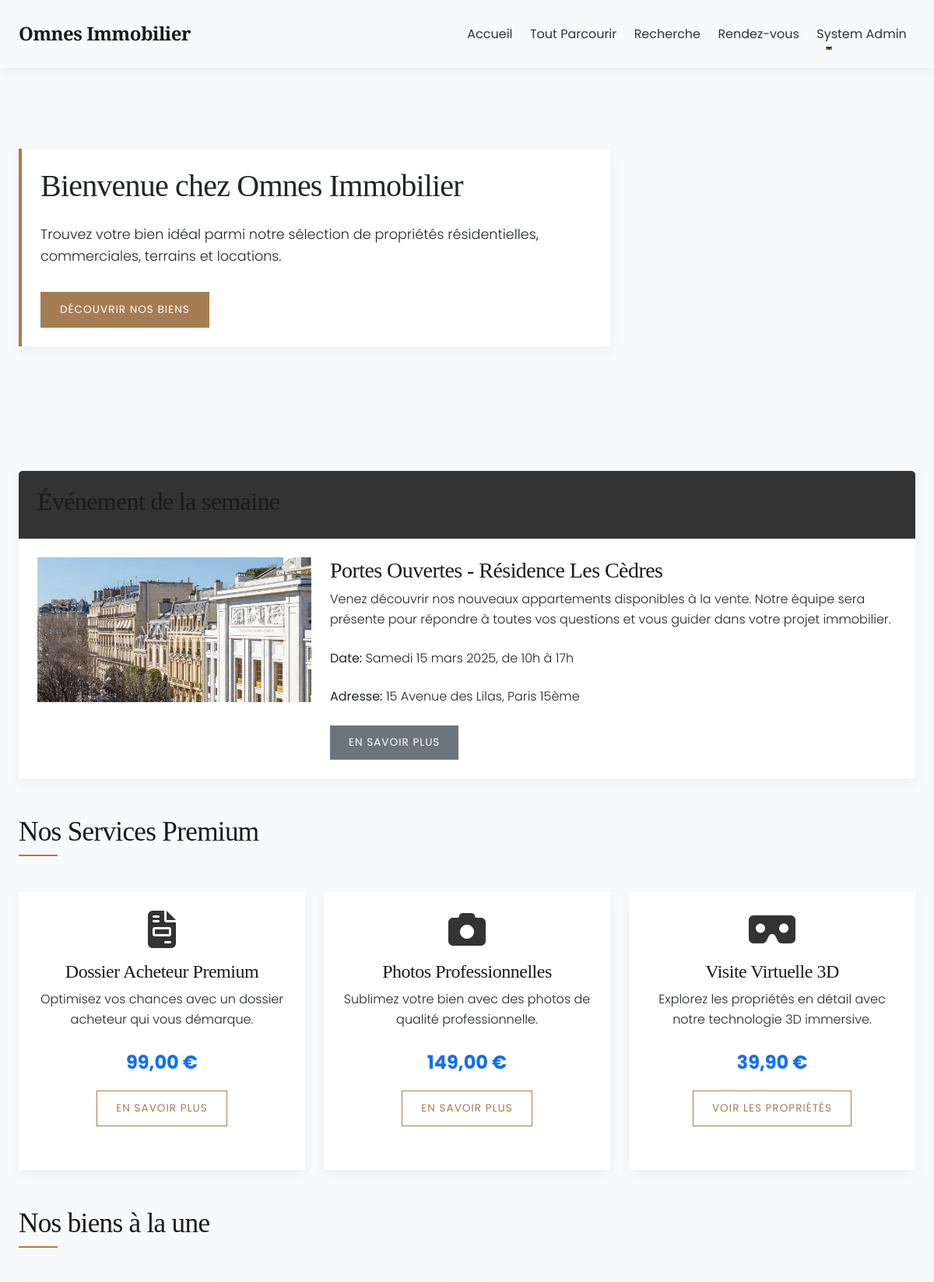
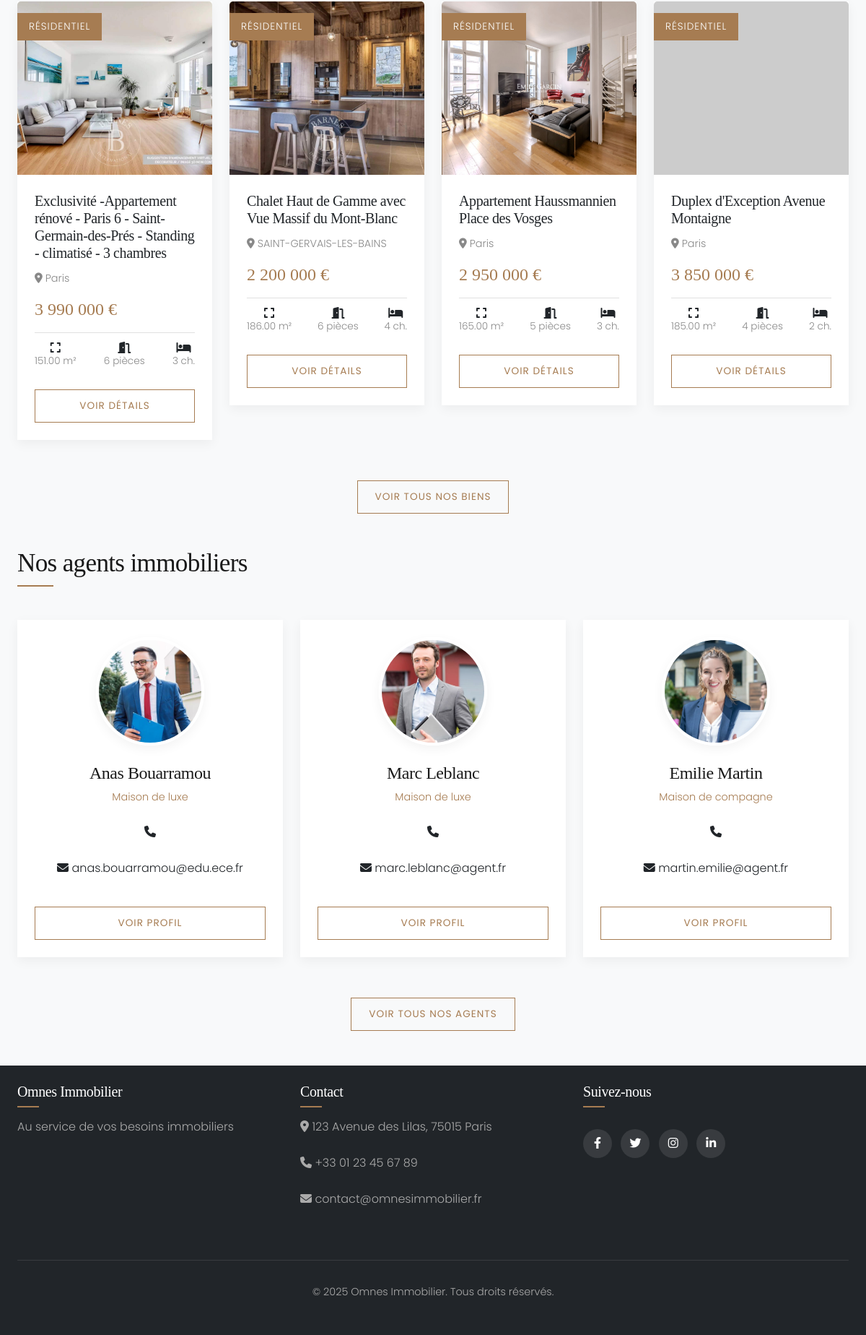
The app's page /index.php (signed in) with its own data (2 pictures, top to bottom).
### tables this page shows
CREATE TABLE `Propriete` (
  `id_propriete` int NOT NULL,
  `titre` varchar(255) NOT NULL,
  `description` text,
  `prix` decimal(10,2) NOT NULL,
  `surface` decimal(10,2) DEFAULT NULL,
  `nb_pieces` int DEFAULT NULL,
  `nb_chambres` int DEFAULT NULL,
  `nb_salles_bain` int DEFAULT NULL,
  `etage` int DEFAULT NULL,
  `balcon` tinyint(1) DEFAULT '0',
  `parking` tinyint(1) DEFAULT '0',
  `ascenseur` tinyint(1) DEFAULT '0',
  `adresse` varchar(255) NOT NULL,
  `ville` varchar(100) NOT NULL,
  `code_postal` varchar(20) NOT NULL,
  `pays` varchar(50) NOT NULL,
  `statut` enum('disponible','vendu','loué') DEFAULT 'disponible',
  `type_propriete` enum('résidentiel','commercial','terrain','location') NOT NULL,
  `date_ajout` datetime DEFAULT CURRENT_TIMESTAMP,
  `id_agent` int NOT NULL
);

CREATE TABLE `Media` (
  `id_media` int NOT NULL,
  `id_propriete` int NOT NULL,
  `type` enum('photo','video') NOT NULL,
  `url_path` varchar(255) NOT NULL,
  `est_principale` tinyint(1) DEFAULT '0',
  `titre` varchar(255) DEFAULT NULL
);

CREATE TABLE `Agent_Immobilier` (
  `id_agent` int NOT NULL,
  `id_utilisateur` int NOT NULL,
  `specialite` varchar(100) DEFAULT NULL,
  `biographie` text,
  `cv_path` varchar(255) DEFAULT NULL,
  `photo_path` varchar(255) DEFAULT NULL
);

CREATE TABLE `Utilisateur` (
  `id_utilisateur` int NOT NULL,
  `email` varchar(100) NOT NULL,
  `mot_de_passe` varchar(255) NOT NULL,
  `nom` varchar(50) NOT NULL,
  `prenom` varchar(50) NOT NULL,
  `telephone` varchar(20) DEFAULT NULL,
  `date_inscription` datetime DEFAULT CURRENT_TIMESTAMP,
  `type_utilisateur` enum('client','agent','admin') NOT NULL,
  `statut` enum('actif','inactif') DEFAULT 'actif'
);

### config/init.php (called while the page is built, shortened)
<?php
require_once BASE_PATH . 'config/database.php';
spl_autoload_register(function($class_name) {
    $class_file = BASE_PATH . 'classes/' . $class_name . '.php';
});
function format_price($price) {
    return number_format($price, 0, ',', ' ') . ' €';
}

### classes/database.php (called while the page is built, shortened)
<?php
class Database {
    private $dbh;
    private $stmt;
    public function __construct() {
        $this->host = DB_HOST;
        $this->port = DB_PORT;
        $this->user = DB_USER;
        $this->pass = DB_PASS;
        $this->dbname = DB_NAME;
        $dsn = 'mysql:host=' . $this->host . ';port=' . $this->port . ';dbname=' . $this->dbname . ';charset=utf8mb4';
        $options = array(
            PDO::ATTR_PERSISTENT => true,
            PDO::ATTR_ERRMODE => PDO::ERRMODE_EXCEPTION,
            PDO::ATTR_DEFAULT_FETCH_MODE => PDO::FETCH_OBJ
        );
        try {
            $this->dbh = new PDO($dsn, $this->user, $this->pass, $options);
        } catch(PDOException $e) {
            $this->error = $e->getMessage();
            error_log("Erreur de connexion à la base de données : " . $this->error);
            throw new Exception("Erreur de connexion à la base de données");
        }
    }
    public function query($query) {
        $this->stmt = $this->dbh->prepare($query);
    }
    public function bind($param, $value, $type = null) {
        if (is_null($type)) {
            switch (true) {
                case is_int($value):
                    $type = PDO::PARAM_INT;
                    break;
            }
        }
        $this->stmt->bindValue($param, $value, $type);
    }
    public function execute() {
        try {
            return $this->stmt->execute();
        } catch(PDOException $e) {
            $this->error = $e->getMessage();
            error_log("Erreur d'exécution de requête : " . $this->error);
            return false;
        }
    }
    public function resultSet() {
        $this->execute();
        return $this->stmt->fetchAll();
    }
}
?>

### classes/Property.php (called while the page is built, shortened)
<?php
class Property {
    private $db;
    public function __construct() {
        $this->db = new Database();
    }
    public function getAllProperties() {
        $this->db->query('SELECT * FROM Propriete ORDER BY date_ajout DESC');
        return $this->db->resultSet();
    }
    public function getMedia($id_propriete) {
        $this->db->query('SELECT * FROM Media WHERE id_propriete = :id_propriete');
        $this->db->bind(':id_propriete', $id_propriete);
        return $this->db->resultSet();
    }
}
?>

### classes/Agent.php (called while the page is built, shortened)
<?php
class Agent {
    private $db;
    public function __construct() {
        $this->db = new Database();
    }
    public function getAllAgents() {
        try {
            $this->db->query('SELECT a.*, u.nom, u.prenom, u.email, u.telephone
                            FROM Agent_Immobilier a
                            INNER JOIN Utilisateur u ON a.id_utilisateur = u.id_utilisateur
                            ORDER BY u.nom, u.prenom');
            return $this->db->resultSet();
        } catch (Exception $e) {
            error_log("Exception lors de la récupération de tous les agents: " . $e->getMessage());
            return [];
        }
    }
}
?>

### index.php (the view, shortened to what this page needs)
<?php
require_once BASE_PATH . 'config/init.php';
include BASE_PATH . 'includes/header.php';
require_once BASE_PATH . 'classes/Property.php';
require_once BASE_PATH . 'classes/Agent.php';
$property = new Property();
$agent = new Agent();
$featured_properties = $property->getAllProperties();
$agents = $agent->getAllAgents();
?>
<section class="hero-section">
    <div class="row">
        <div class="col-md-8" data-aos="fade-right">
            <div class="card bg-light">
                <div class="card-body hero-content">
                    <h1 class="card-title">Bienvenue chez Omnes Immobilier</h1>
                    <p class="card-text">Trouvez votre bien idéal parmi notre sélection de propriétés résidentielles, commerciales, terrains et locations.</p>
                    <a href="properties.php" class="btn btn-primary">Découvrir nos biens</a>
                </div>
            </div>
        </div>
    </div>
</section>
<section class="event-section mt-5" data-aos="fade-up">
    <div class="card">
        <div class="card-header bg-primary text-white">
            <h2>Événement de la semaine</h2>
        </div>
        <div class="card-body">
            <div class="row">
                <div class="col-md-4">
                    <img src="/omnes-immobilier/assets/img/banners/event-banner.jpg" alt="Événement" class="img-fluid" onerror="this.src='https://via.placeholder.com/300x200?text=Événement'">
                </div>
                <div class="col-md-8">
                    <h3>Portes Ouvertes - Résidence Les Cèdres</h3>
                    <p>Venez découvrir nos nouveaux appartements disponibles à la vente. Notre équipe sera présente pour répondre à toutes vos questions et vous guider dans votre projet immobilier.</p>
                    <p><strong>Date:</strong> Samedi 15 mars 2025, de 10h à 17h</p>
                    <p><strong>Adresse:</strong> 15 Avenue des Lilas, Paris 15ème</p>
                    <a href="#" class="btn btn-secondary">En savoir plus</a>
                </div>
            </div>
        </div>
    </div>
</section>
<section class="services-section mt-5">
    <h2 class="section-title" data-aos="fade-up">Nos Services Premium</h2>
    <div class="row mt-3">
        <div class="col-md-4" data-aos="fade-up">
            <div class="card service-card h-100">
                <div class="card-body text-center">
                    <i class="fas fa-file-invoice fa-3x text-primary mb-3"></i>
                    <h4>Dossier Acheteur Premium</h4>
                    <p>Optimisez vos chances avec un dossier acheteur qui vous démarque.</p>
                    <p class="service-price">99,00 €</p>
                    <a href="/omnes-immobilier/account-services.php" class="btn btn-outline-primary">En savoir plus</a>
                </div>
            </div>
        </div>
        <div class="col-md-4" data-aos="fade-up" data-aos-delay="100">
            <div class="card service-card h-100">
                <div class="card-body text-center">
                    <i class="fas fa-camera fa-3x text-primary mb-3"></i>
                    <h4>Photos Professionnelles</h4>
                    <p>Sublimez votre bien avec des photos de qualité professionnelle.</p>
                    <p class="service-price">149,00 €</p>
                    <a href="/omnes-immobilier/account-services.php" class="btn btn-outline-primary">En savoir plus</a>
                </div>
            </div>
        </div>
        <div class="col-md-4" data-aos="fade-up" data-aos-delay="200">
            <div class="card service-card h-100">
                <div class="card-body text-center">
                    <i class="fas fa-vr-cardboard fa-3x text-primary mb-3"></i>
                    <h4>Visite Virtuelle 3D</h4>
                    <p>Explorez les propriétés en détail avec notre technologie 3D immersive.</p>
                    <p class="service-price">39,90 €</p>
                    <a href="/omnes-immobilier/properties.php" class="btn btn-outline-primary">Voir les propriétés</a>
                </div>
            </div>
        </div>
    </div>
</section>
<section class="featured-properties mt-5">
    <h2 class="section-title" data-aos="fade-up">Nos biens à la une</h2>
    <div class="row mt-3">
        <?php if (!empty($featured_properties)) : ?>
            <?php foreach ($featured_properties as $index => $prop) : ?>
                <div class="col-md-3" data-aos="fade-up" data-aos-delay="<?php echo $index * 100; ?>">
                    <div class="card property-card">
                        <?php
                        $medias = $property->getMedia($prop->id_propriete);
                        $image_path = !empty($medias) && isset($medias[0]->url_path) ? $medias[0]->url_path : '/omnes-immobilier/assets/img/properties/default.jpg';
                        ?>
                        <img src="<?php echo $image_path; ?>" class="card-img-top" alt="<?php echo $prop->titre; ?>" onerror="this.src='https://via.placeholder.com/300x200?text=Propriété'">
                        <?php if ($prop->type_propriete) : ?>
                            <div class="property-tag"><?php echo ucfirst($prop->type_propriete); ?></div>
                        <?php endif; ?>
                        <div class="card-body">
                            <h5 class="card-title"><?php echo $prop->titre; ?></h5>
                            <p class="property-location"><i class="fas fa-map-marker-alt"></i> <?php echo $prop->ville; ?></p>
                            <?php if ($prop->type_propriete !== 'location') : ?>
                                <p class="property-price"><?php echo format_price($prop->prix); ?></p>
                            <?php else : ?>
                                <p class="property-price"><?php echo format_price($prop->prix); ?>/mois</p>
                            <?php endif; ?>
                            <div class="property-features">
                                <div class="property-feature">
                                    <i class="fas fa-expand"></i>
                                    <span><?php echo $prop->surface; ?> m²</span>
                                </div>
                                <div class="property-feature">
                                    <i class="fas fa-door-open"></i>
                                    <span><?php echo $prop->nb_pieces; ?> pièces</span>
                                </div>
                                <div class="property-feature">
                                    <i class="fas fa-bed"></i>
                                    <span><?php echo $prop->nb_chambres; ?> ch.</span>
                                </div>
                            </div>
                            <a href="property-detail.php?id=<?php echo $prop->id_propriete; ?>" class="btn btn-outline-primary w-100 mt-3">Voir détails</a>
                        </div>
                    </div>
                </div>
            <?php endforeach; ?>
        <?php endif; ?>
    </div>
    <div class="text-center mt-4" data-aos="fade-up">
        <a href="properties.php" class="btn btn-outline-primary">Voir tous nos biens</a>
    </div>
</section>
<section class="featured-agents mt-5">
    <h2 class="section-title" data-aos="fade-up">Nos agents immobiliers</h2>
    <div class="row mt-3">
        <?php if (!empty($agents)) : ?>
            <?php foreach ($agents as $index => $agent_item) : ?>
                <div class="col-md-4" data-aos="fade-up" data-aos-delay="<?php echo $index * 100; ?>">
                    <div class="card agent-card">
                        <div class="card-body">
                            <?php if ($agent_item->photo_path) : ?>
                                <img src="<?php echo $agent_item->photo_path; ?>" class="agent-img" alt="<?php echo $agent_item->prenom . ' ' . $agent_item->nom; ?>" onerror="this.src='https://via.placeholder.com/150x150?text=Agent'">
                            <?php else : ?>
                                <img src="/omnes-immobilier/assets/img/agents/default.jpg" class="agent-img" alt="<?php echo $agent_item->prenom . ' ' . $agent_item->nom; ?>" onerror="this.src='https://via.placeholder.com/150x150?text=Agent'">
                            <?php endif; ?>
                            <h4 class="agent-name"><?php echo $agent_item->prenom . ' ' . $agent_item->nom; ?></h4>
                            <p class="agent-title"><?php echo $agent_item->specialite; ?></p>
                            <div class="agent-contact">
                                <p><i class="fas fa-phone"></i> <?php echo $agent_item->telephone; ?></p>
                                <p><i class="fas fa-envelope"></i> <?php echo $agent_item->email; ?></p>
                            </div>
                            <a href="agent-profile.php?id=<?php echo $agent_item->id_agent; ?>" class="btn btn-outline-primary w-100 mt-3">Voir profil</a>
                        </div>
                    </div>
                </div>
            <?php endforeach; ?>
        <?php endif; ?>
    </div>
    <div class="text-center mt-4" data-aos="fade-up">
        <a href="agents.php" class="btn btn-outline-primary">Voir tous nos agents</a>
    </div>
</section>
<?php include BASE_PATH . 'includes/footer.php'; ?>

### records on screen
propriete: media.url_path (picture), type_propriete "RÉSIDENTIEL", titre "Exclusivité -Appartement rénové - Paris 6 - Saint-Germain-des-Prés - Standing - climatisé - 3 chambres", ville "Paris", prix "3 990 000 €", surface "151.00", nb_pieces "6", nb_chambres "3"
propriete: media.url_path (picture), type_propriete "RÉSIDENTIEL", titre "Chalet Haut de Gamme avec Vue Massif du Mont-Blanc", ville "SAINT-GERVAIS-LES-BAINS", prix "2 200 000 €", surface "186.00", nb_pieces "6", nb_chambres "4"
propriete: media.url_path (picture), type_propriete "RÉSIDENTIEL", titre "Appartement Haussmannien Place des Vosges", ville "Paris", prix "2 950 000 €", surface "165.00", nb_pieces "5", nb_chambres "3"
propriete: type_propriete "RÉSIDENTIEL", titre "Duplex d'Exception Avenue Montaigne", ville "Paris", prix "3 850 000 €", surface "185.00", nb_pieces "4", nb_chambres "2"
agent_immobilier: photo_path (picture), id_utilisateur.prenom "Anas", id_utilisateur.nom "Bouarramou", specialite "Maison de luxe", id_utilisateur.email "anas.bouarramou@edu.ece.fr"
agent_immobilier: photo_path (picture), id_utilisateur.prenom "Marc", id_utilisateur.nom "Leblanc", specialite "Maison de luxe", id_utilisateur.email "marc.leblanc@agent.fr"
agent_immobilier: photo_path (picture), id_utilisateur.prenom "Emilie", id_utilisateur.nom "Martin", specialite "Maison de compagne", id_utilisateur.email "martin.emilie@agent.fr"

### other values on screen
$_SESSION['user_name'] "System Admin"
